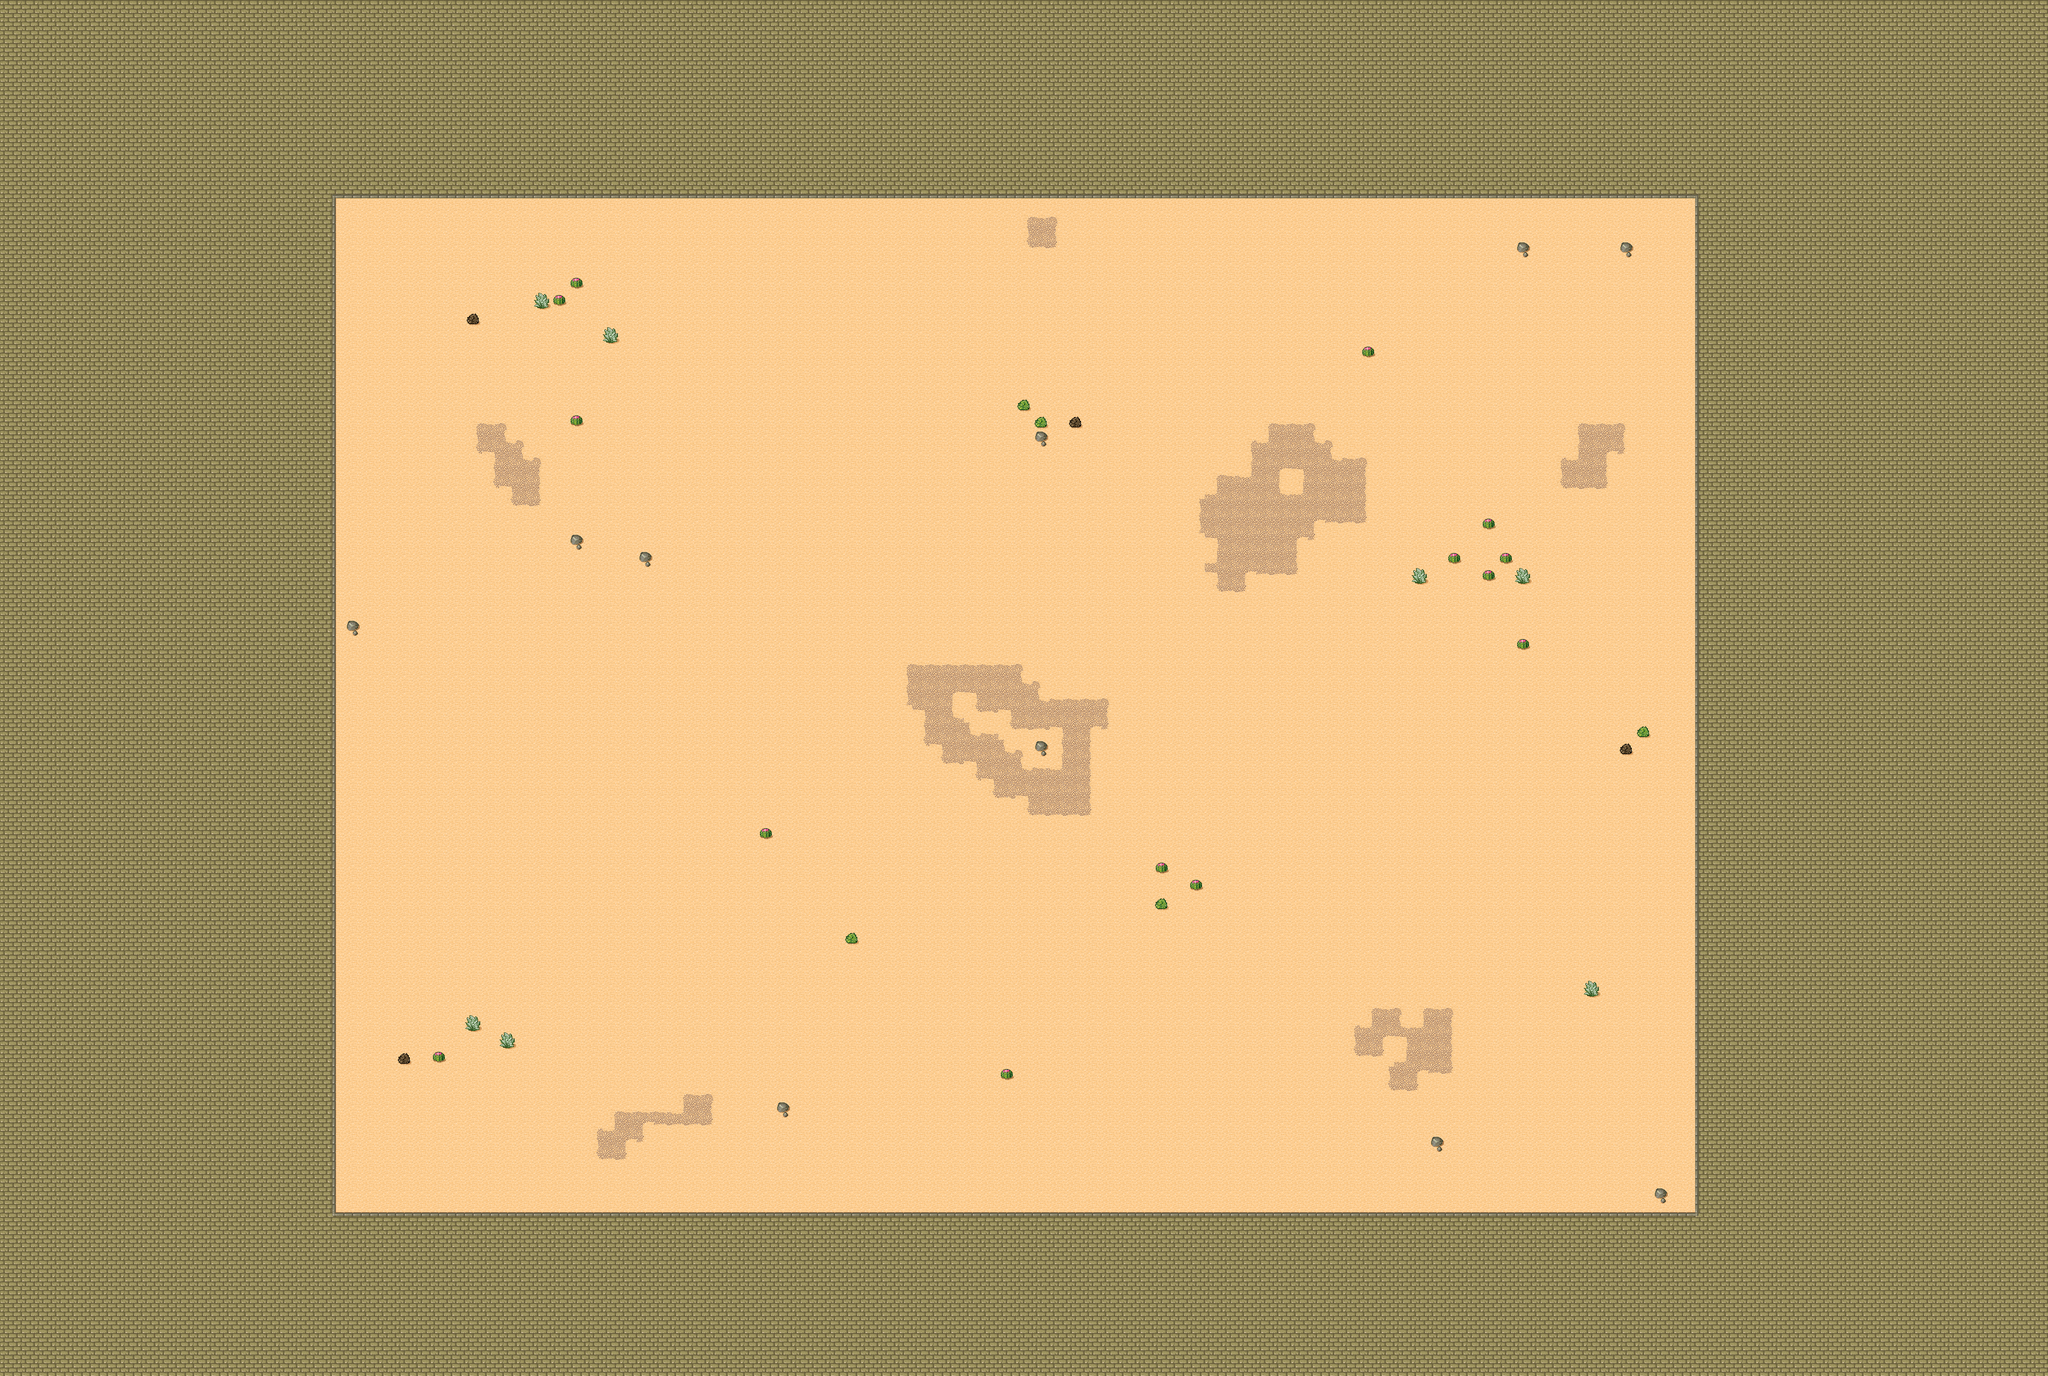

The image is a tile-based game level rendered from a .tmx file. Its description and source (layers, tilesets, objects; grid data summarised) follow:
An orthogonal 119x80 tile map with 32x32 px tiles, 2 tile layers (Tile Layer 1, Tile Layer 2).

<map version="1.0" orientation="orthogonal" renderorder="right-down" width="119" height="80" tilewidth="32" tileheight="32" nextobjectid="1">
 <tileset firstgid="1" name="tmw_desert_spacing" tilewidth="32" tileheight="32" spacing="1" margin="1">
  <image source="tmw_desert_spacing.png" width="265" height="199" />
 </tileset>
 <layer name="Tile Layer 1" width="119" height="80">
  <data>[9520 cells, 9520 non-empty, 28 distinct tile ids]</data>
 </layer>
 <layer name="Tile Layer 2" width="119" height="80">
  <data>[9520 cells, 173 non-empty, 17 distinct tile ids]</data>
 </layer>
</map>
